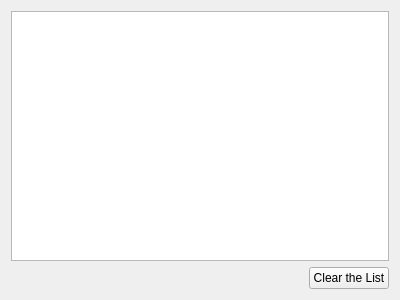
<?xml version="1.0" encoding="UTF-8"?>
<ui version="4.0">
 <class>ListWidgetTest</class>
 <widget class="QWidget" name="ListWidgetTest">
  <property name="geometry">
   <rect>
    <x>0</x>
    <y>0</y>
    <width>400</width>
    <height>300</height>
   </rect>
  </property>
  <property name="windowTitle">
   <string>Dialog</string>
  </property>
  <layout class="QGridLayout" name="gridLayout">
   <item row="1" column="1">
    <widget class="QPushButton" name="pushButton">
     <property name="text">
      <string>Clear the List</string>
     </property>
    </widget>
   </item>
   <item row="1" column="0">
    <spacer name="horizontalSpacer">
     <property name="orientation">
      <enum>Qt::Horizontal</enum>
     </property>
     <property name="sizeHint" stdset="0">
      <size>
       <width>40</width>
       <height>20</height>
      </size>
     </property>
    </spacer>
   </item>
   <item row="0" column="0" colspan="2">
    <widget class="QListWidget" name="listWidget"/>
   </item>
  </layout>
 </widget>
 <resources/>
 <connections/>
</ui>
